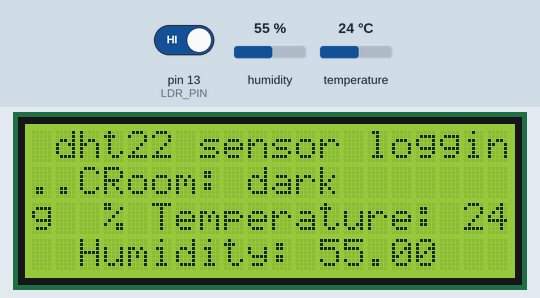
A sketch run on a simulated Arduino Uno, built with avr-gcc and run on an emulated ATmega328P. Shown: 20×4 character LCD. The test bench sets the inputs (shaded band); at power-on: pin 13 (LDR_PIN) HIGH, humidity 55 %, temperature 24 °C.

Above: at 1.2 s.
1.3 s: pin 13 (LDR_PIN) driven LOW
At 2.3 s:
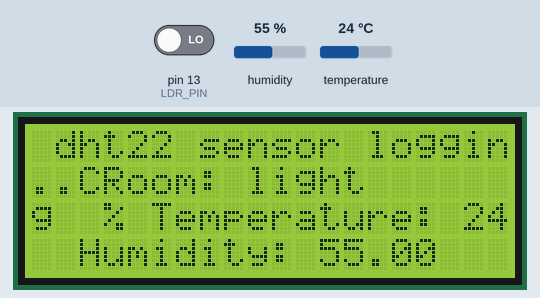
2.8 s: pin 13 (LDR_PIN) driven HIGH
At 3.6 s:
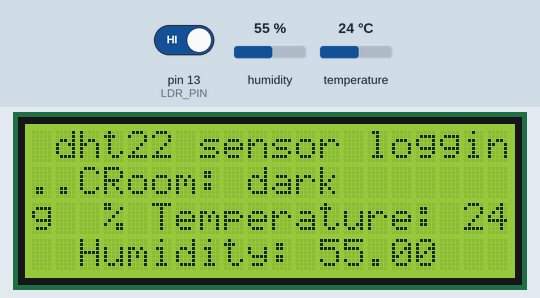
4.3 s: humidity set to 22 %
At 6.5 s:
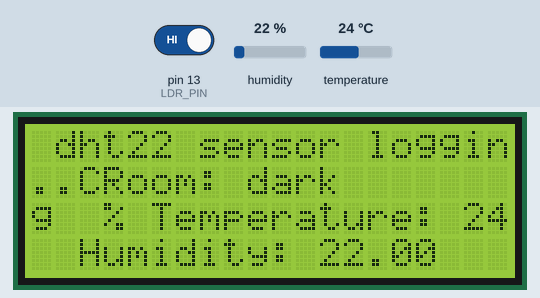
7.7 s: temperature set to 12 °C
At 8.5 s:
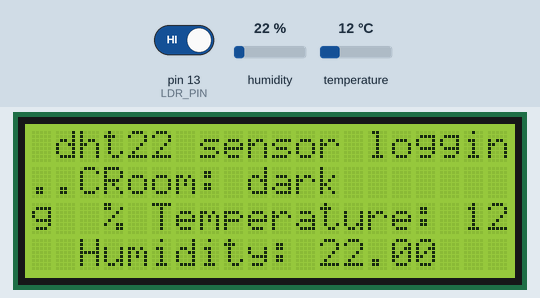
9.7 s: humidity set to 40 %
At 11.4 s:
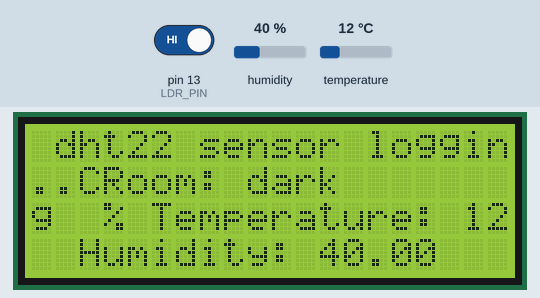
11.7 s: temperature set to 19 °C
Timing chart, 0 to 14.7 s (numbered marks = the images above; inputs shaded):
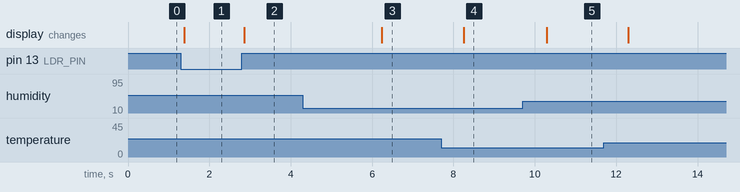

The sketch:

8_1st_.ino
```cpp
#include <LiquidCrystal_I2C.h>
#include <DHT.h>

#define DHTPIN 2
#define DHTTYPE DHT22
#define I2C_ADDR 0x27
#define LCD_COLUMNS  20
#define LCD_LINES 4
#define LDR_PIN 13

LiquidCrystal_I2C lcd(I2C_ADDR, LCD_COLUMNS, LCD_LINES);
DHT dht(DHTPIN, DHTTYPE);

void setup(){
  lcd.init();
  lcd.backlight();

  //lcd.begin(9600);
  lcd.setCursor(1,0);
  lcd.print("dht22 sensor logging");
  dht.begin();

  pinMode(LDR_PIN, INPUT);
}

void loop(){

  float humidity = dht.readHumidity();
  float temperature = dht.readTemperature();

  if (isnan(humidity) || isnan(temperature)){
    lcd.println(F("Failed to read from DHT sensor"));
    return;
  }
  lcd.setCursor(2,3);
  lcd.print(F("Humidity: "));
  lcd.print(humidity);
  lcd.setCursor(3,2);
  lcd.print(F("% Temperature: "));
  lcd.print(temperature);
  lcd.setCursor(1,1);
  lcd.print(F(".C"));

  lcd.print("Room: ");
  if (digitalRead(LDR_PIN) == LOW){
    lcd.println("light");
  }
  else{
    lcd.println("dark");
  }
}
```

Measured:
- after the input at 1.3 s, the display: changes after 0.09 s (image 1)
- after the input at 2.8 s, the display: changes after 0.06 s (image 2)
- after the input at 4.3 s, the display: changes after 1.9 s (image 3)
- after the input at 7.7 s, the display: changes after 0.55 s (image 4)
- after the input at 9.7 s, the display: changes after 0.59 s (image 5)
